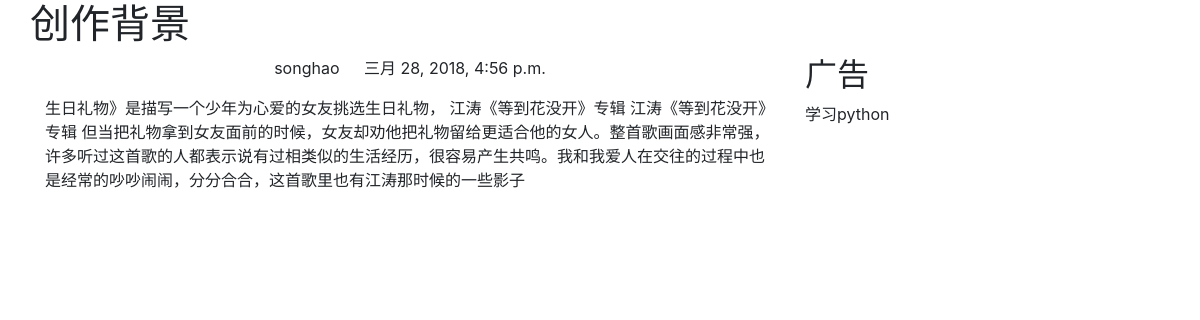
The page /blog/1 on the database its author committed.
### blog/models.py (models this page shows, shortened)
class BlogArticle(models.Model):
    title = models.CharField(max_length=100)
    author = models.ForeignKey(User, related_name='blog_posts')
    body = models.TextField()
    publish = models.DateTimeField(default=timezone.now)
    class Meta:
        ordering = ('-publish',)
        verbose_name = "博客文章"
        verbose_name_plural= "博客文章"

### blog/views.py (the view)
# urls.py: url(r'(?P<article_id>\d)',views.blog_article,name="blog_article" ),
def blog_article(request,article_id):
    article = get_object_or_404(BlogArticle,id=article_id)
    return render(request,'blog/content.html',context=locals())

### blog/templates/blog/content.html (shortened to what this page needs)
{% extends 'base.html' %}
{% block content %}
<div class="row text-center vertical-middle-sm">
    <h1>{{ article.title }}</h1>
</div>
    <div class="row">
        <div class="col-xs-12 col-md-8">
            <p class="text-center"><span>{{ article.author.username }}</span><span style="margin-left: 20px">
                {{ article.publish }}
            </span></p>
            <div>{{ article.body }}</div>
        </div>
        <div class="col-xs-6 col-md-4">
            <h2>广告</h2>
            <p>学习python</p>
        </div>
    </div>
{% endblock %}

### rows shown on the page
BlogArticle: title "创作背景", author.username "songhao", publish "三月 28, 2018, 4:56 p.m.", body "生日礼物》是描写一个少年为心爱的女友挑选生日礼物， 江涛《等到花没开》专辑 江涛《等到花没开》专辑 但当把礼物拿到女友面前的时候，女友却劝他把礼物留给更适合他的女人。整首歌画面感非常强，许多听过这首歌的人都表示说有过相类似的生活经历，很容易产生共鸣。我和我爱人在交往的过程中也是经常的吵吵闹闹，分分合合，这首歌里也有江涛那时候的一些影子"
